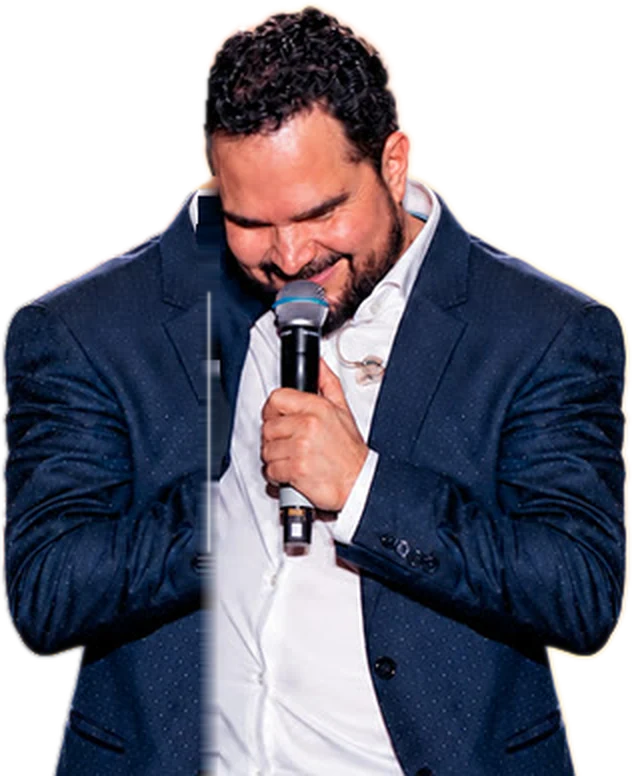
#> input picture bonecos/luciano.webp, 632 x 776 px, given in place of zeze_recorte.png, which was not available
$ python gerar3d.py
#> lines starting #> are read from the running program, lines starting #| are printed output that depends on the picture
# Plano A: forma 3D de cada cantor com Hunyuan3D-2mini-turbo (nós nativos do ComfyUI).
# Sobe o ComfyUI, manda os 2 trabalhos, copia os .glb para C:\IA\bonecos-sunset e desliga.
# Uso (pela fila de render): python_embeded\python.exe gerar3d.py [passos] [cfg]
import json, os, shutil, subprocess, sys, time, urllib.request
from PIL import Image

BASE = r'C:\IA\ComfyUI_windows_portable'
COMFY = os.path.join(BASE, 'ComfyUI')
TRAB = r'C:\IA\bonecos-sunset'
PORTA = 8199
passos = int(sys.argv[1]) if len(sys.argv) > 1 else 8
cfg = float(sys.argv[2]) if len(sys.argv) > 2 else 5.0

# entradas: recorte centralizado num quadrado branco (borda de 12%)
for nome in ('zeze', 'luciano'):
    im = Image.open(os.path.join(TRAB, f'{nome}_recorte.png')).convert('RGBA')
#> im is the input picture: PIL image 632x776 RGBA; mean R, G, B, A 59.4, 58.7, 70.2, 181.5
    lado = int(max(im.size) / 0.76)
#> lado = 1021
    q = Image.new('RGBA', (lado, lado), (255, 255, 255, 255))
#> q: PIL image 1021x1021 RGBA; every value is 255
    q.alpha_composite(im, ((lado - im.width) // 2, (lado - im.height) // 2))
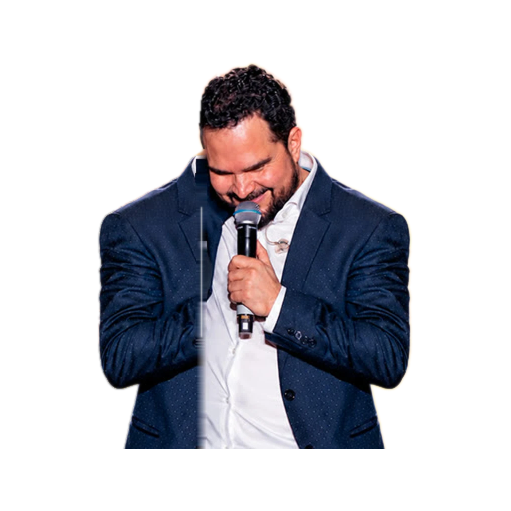
#> q: PIL image 1021x1021 RGBA (shown at 1/2 size); mean R, G, B, A 194.8, 194.9, 200.8, 255
    q.convert('RGB').resize((768, 768), Image.LANCZOS).save(os.path.join(COMFY, 'input', f'{nome}_in.png'))
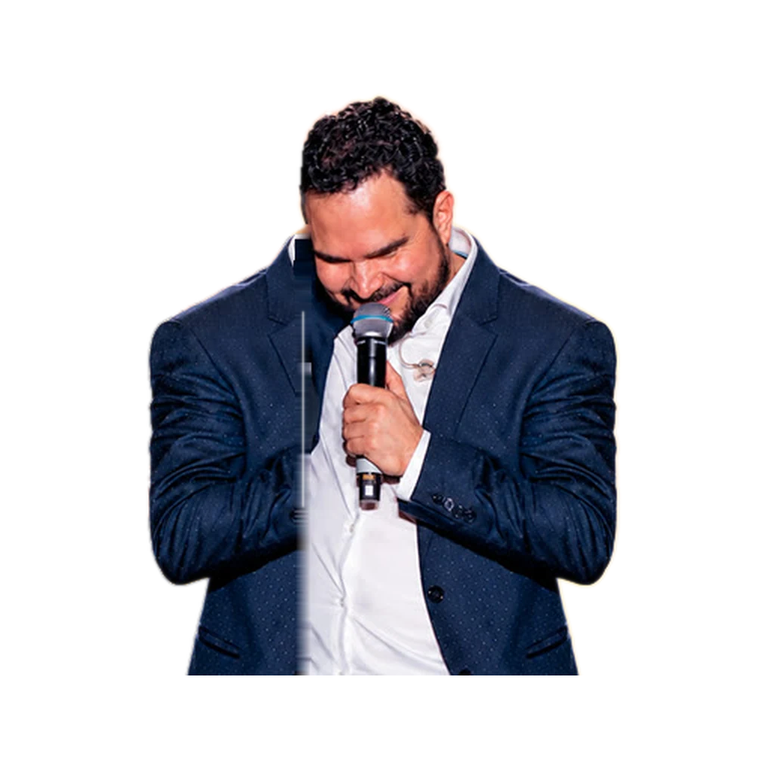
#> saved as zeze_in.png: PIL image 768x768 RGB; mean R, G, B 194.8, 194.9, 200.7
#> pass 2 of the loop `for nome in ('zeze', 'luciano'):`:
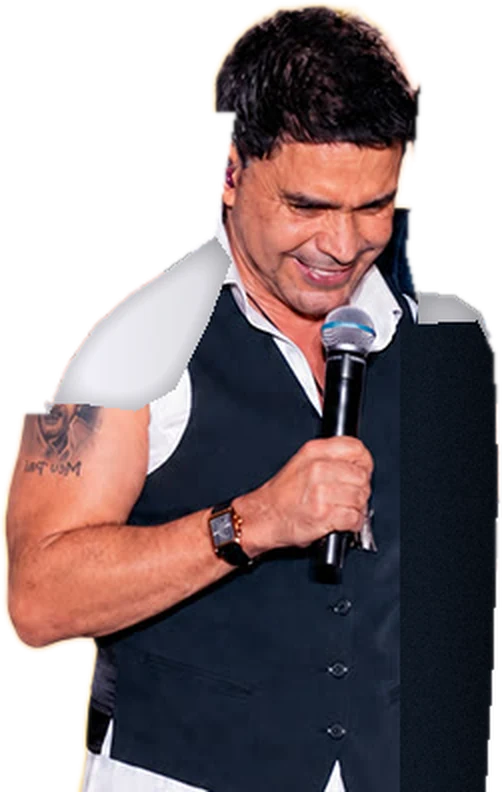
#> input picture bonecos/zeze.webp, 502 x 792 px, given in place of luciano_recorte.png, which was not available
#> im is the input picture: PIL image 502x792 RGBA; mean R, G, B, A 70.7, 56.5, 57.4, 174.9
#> `q.alpha_composite(im, ((lado - im.width) // 2, (lado - im.height) // 2))`:
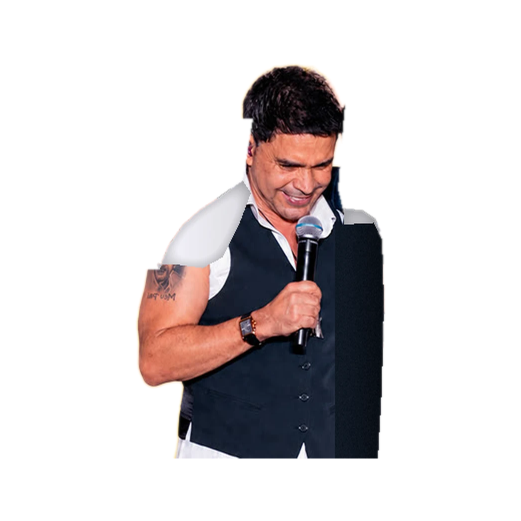
#> q: PIL image 1042x1042 RGBA (shown at 1/2 size); mean R, G, B, A 214.3, 209.5, 210.4, 255
#> `q.convert('RGB').resize((768, 768), Image.LANCZOS).save(os.path.join(C..`:
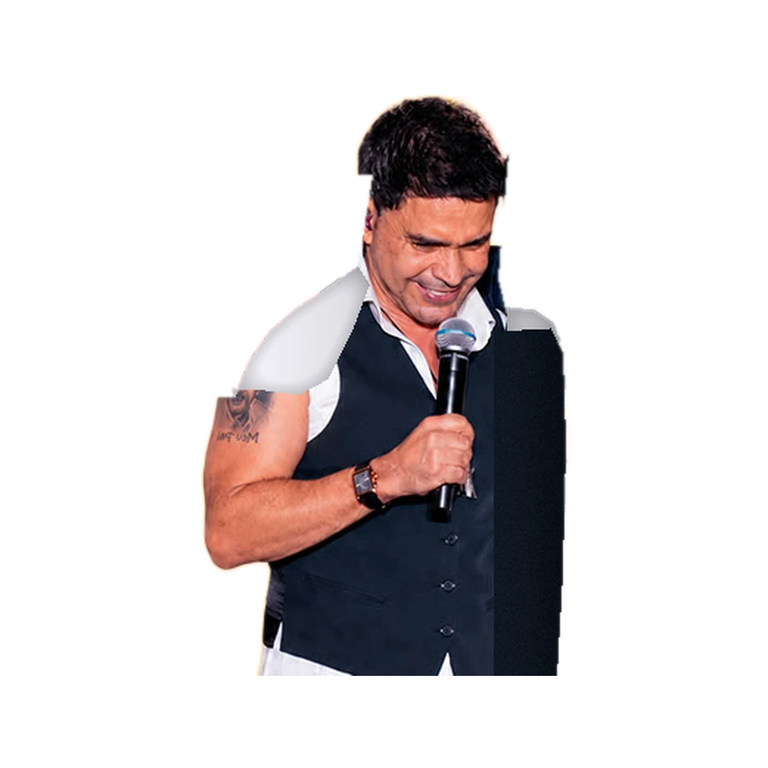
#> saved as luciano_in.png: PIL image 768x768 RGB; mean R, G, B 214.3, 209.5, 210.4

def api(caminho, dados=None):
    req = urllib.request.Request(f'http://127.0.0.1:{PORTA}{caminho}',
                                 data=json.dumps(dados).encode() if dados is not None else None,
                                 headers={'Content-Type': 'application/json'})
    with urllib.request.urlopen(req, timeout=30) as r:
        return json.loads(r.read())

log = open(os.path.join(TRAB, 'comfy.log'), 'w', encoding='utf-8')
#> (the run stopped early here; a loop or call above may not have finished)
